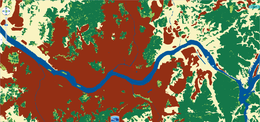
%> input picture mapping/seoul_landuse.png, 260 x 122 px, shrunk from 1918 x 901 before the run
$ octave landuse_categorize_seoul.m   (GNU Octave 9; MATLAB toolbox functions it lacks are replaced by stand-ins)
%> lines starting %> are read from the running program, lines starting %| are printed output that depends on the picture; in (x1, y1, x2, y2) boxes, pixels count from 0 and x2, y2 are one past the last pixel; in counts of white or black regions, pixels touching at a corner belong together; the program's own positions count from 1
clear all
close all
global ld
%% dataread

ld=imread('seoul_landuse.png');
%> ld is the input picture: size 122x260x3 uint8; mean R, G, B 125, 115.7, 81.6


%% landuse categorization
for i=1:length(ld(:,1,1))
    for j=1:length(ld(1,:,1))
        if iscolor(i,j,1)==1
            landuse(i,j)=1;
        elseif iscolor(i,j,2)==1
            landuse(i,j)=2;
        elseif iscolor(i,j,3)==1
            landuse(i,j)=3;
        elseif iscolor(i,j,4)==1
            landuse(i,j)=4;
        else
            landuse(i,j)=0;
        end
    end
end
%> this loop made 122 passes
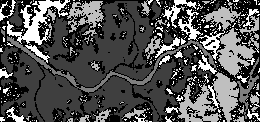
%> landuse: size 122x260 double; min 0, max 4, mean 1.31; drawn with min black and max white


%% landtype file division
residential = zeros(length(landuse(:,1)), length(landuse(1,:)));
%> residential: size 122x260 double; every value is 0
water = zeros(length(landuse(:,1)), length(landuse(1,:)));
forest = zeros(length(landuse(:,1)), length(landuse(1,:)));
open = zeros(length(landuse(:,1)), length(landuse(1,:)));


for i = 1:length(landuse(:,1))
    for j = 1:length(landuse(1,:))
        if landuse(i,j)==1
            residential(i,j)=1;
        elseif landuse(i,j)==2
            water(i,j)=1;
        elseif landuse(i,j)==3
            forest(i,j)=1;
        elseif landuse(i,j)==4
            open(i,j)=1;
        end
    end
end
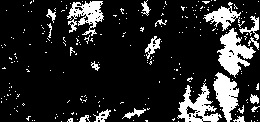
%> forest: size 122x260 double; values 0 (black) and 1 (white), 15.6% white; 227 white regions (207 under 20 px), largest, box (x1, y1, x2, y2) and area: (217, 28, 256, 78) 898, (177, 83, 222, 122) 768, (213, 72, 239, 122) 719
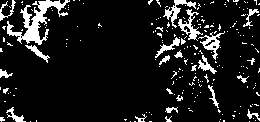
%> open: size 122x260 double; values 0 (black) and 1 (white), 10.7% white; 215 white regions (191 under 20 px), largest, box (x1, y1, x2, y2) and area: (7, 0, 70, 45) 923, (163, 0, 196, 28) 245, (178, 9, 203, 41) 245
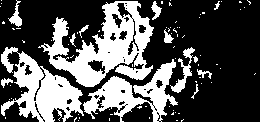
%> residential: size 122x260 double; values 0 (black) and 1 (white), 33.6% white; 85 white regions (71 under 20 px), largest, box (x1, y1, x2, y2) and area: (38, 1, 154, 87) 4387, (1, 47, 84, 122) 2887, (83, 59, 178, 122) 2288
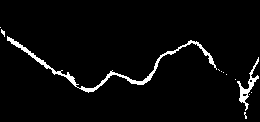
%> water: size 122x260 double; values 0 (black) and 1 (white), 3.7% white; 12 white regions (10 under 20 px), largest, box (x1, y1, x2, y2) and area: (7, 36, 217, 93) 870, (237, 57, 259, 111) 261

landuse={residential,water,forest,open};
%> landuse = 4 items
%% function define
function result=iscolor(i,j,n)
global ld
t=10;
if n==1
    if 147-t<=ld(i,j,1)&&ld(i,j,1)<=147+t && 47-t<=ld(i,j,2)&&ld(i,j,2)<=47+t && 20-t<=ld(i,j,3)&&ld(i,j,3)<=20+t
        result = 1;
    else
        result = 0;
    end
elseif n==2
    if 0<=ld(i,j,1)&&ld(i,j,1)<=t && 86-t<=ld(i,j,2)&&ld(i,j,2)<=86+t && 154-t<=ld(i,j,3)&&ld(i,j,3)<=154+t
        result = 1;
    else
        result = 0;
    end
elseif n==3
    if 20-t<=ld(i,j,1)&&ld(i,j,1)<=20+t && 119-t<=ld(i,j,2)&&ld(i,j,2)<=119+t && 73-t<=ld(i,j,3)&&ld(i,j,3)<=73+t
        result = 1;
    elseif 169-t<=ld(i,j,1)&&ld(i,j,1)<=169+t && 208-t<=ld(i,j,2)&&ld(i,j,2)<=208+t && 95-t<=ld(i,j,3)&&ld(i,j,3)<=95+t
        result = 1;
    else
        result = 0;
    end
elseif n==4
    if 249-t<=ld(i,j,1)&&ld(i,j,1)<=249+t && 243-t<=ld(i,j,2)&&ld(i,j,2)<=243+t && 193-t<=ld(i,j,3)&&ld(i,j,3)<=193+t
        result = 1;
    else
        result = 0;
    end
end
end

$ run again, with mapping/manhattan_landuse.png copied over mapping/seoul_landuse.png
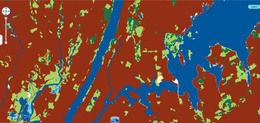
%> input picture mapping/manhattan_landuse.png, 260 x 123 px, shrunk from 1917 x 905 before the run
%> ld is the input picture: size 123x260x3 uint8; mean R, G, B 113.2, 75.9, 62.9
%> the loop `for i=1:length(ld(:,1,1))` made 123 passes
%> the loop `for i = 1:length(landuse(:,1))` made 123 passes
%> after the loop `for i = 1:length(landuse(:,1))`:
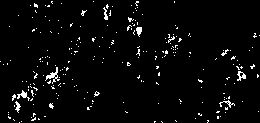
%> forest: size 123x260 double; values 0 (black) and 1 (white), 3.3% white in thin lines or dots
%> after the loop `for i = 1:length(landuse(:,1))`:
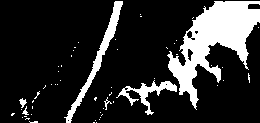
%> water: size 123x260 double; values 0 (black) and 1 (white), 17.9% white; 56 white regions (50 under 20 px), largest, box (x1, y1, x2, y2) and area: (167, 1, 260, 110) 4072, (64, 1, 123, 123) 882, (116, 80, 177, 115) 541, (19, 98, 27, 108) 41, (104, 97, 112, 110) 28, (22, 106, 29, 115) 25
%> `landuse={residential,water,forest,open};`: landuse = 4 items
